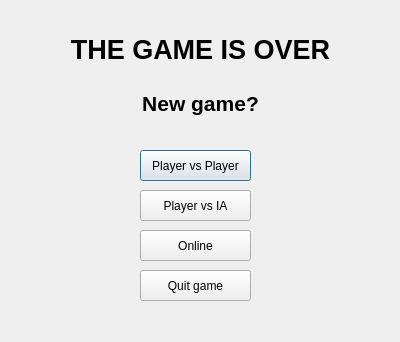
<?xml version="1.0" encoding="UTF-8"?>
<ui version="4.0">
 <class>DialogNewGame</class>
 <widget class="QDialog" name="DialogNewGame">
  <property name="geometry">
   <rect>
    <x>0</x>
    <y>0</y>
    <width>400</width>
    <height>342</height>
   </rect>
  </property>
  <property name="windowTitle">
   <string>Dialog</string>
  </property>
  <widget class="QPushButton" name="pushButton">
   <property name="geometry">
    <rect>
     <x>140</x>
     <y>150</y>
     <width>111</width>
     <height>31</height>
    </rect>
   </property>
   <property name="text">
    <string>Player vs Player</string>
   </property>
  </widget>
  <widget class="QPushButton" name="pushButton_2">
   <property name="geometry">
    <rect>
     <x>140</x>
     <y>190</y>
     <width>111</width>
     <height>31</height>
    </rect>
   </property>
   <property name="text">
    <string>Player vs IA</string>
   </property>
  </widget>
  <widget class="QPushButton" name="pushButton_3">
   <property name="geometry">
    <rect>
     <x>140</x>
     <y>230</y>
     <width>111</width>
     <height>31</height>
    </rect>
   </property>
   <property name="text">
    <string>Online</string>
   </property>
  </widget>
  <widget class="QPushButton" name="pushButton_4">
   <property name="geometry">
    <rect>
     <x>140</x>
     <y>270</y>
     <width>111</width>
     <height>31</height>
    </rect>
   </property>
   <property name="text">
    <string>Quit game</string>
   </property>
  </widget>
  <widget class="QLabel" name="label">
   <property name="geometry">
    <rect>
     <x>50</x>
     <y>-10</y>
     <width>301</width>
     <height>171</height>
    </rect>
   </property>
   <property name="text">
    <string>&lt;html&gt;&lt;head/&gt;&lt;body&gt;&lt;p align=&quot;center&quot;&gt;&lt;span style=&quot; font-size:20pt; font-weight:600;&quot;&gt;THE GAME IS OVER&lt;/span&gt;&lt;br/&gt;&lt;/p&gt;&lt;p align=&quot;center&quot;&gt;&lt;span style=&quot; font-size:16pt; font-weight:600;&quot;&gt;New game?&lt;/span&gt;&lt;/p&gt;&lt;/body&gt;&lt;/html&gt;</string>
   </property>
  </widget>
 </widget>
 <resources/>
 <connections/>
</ui>
